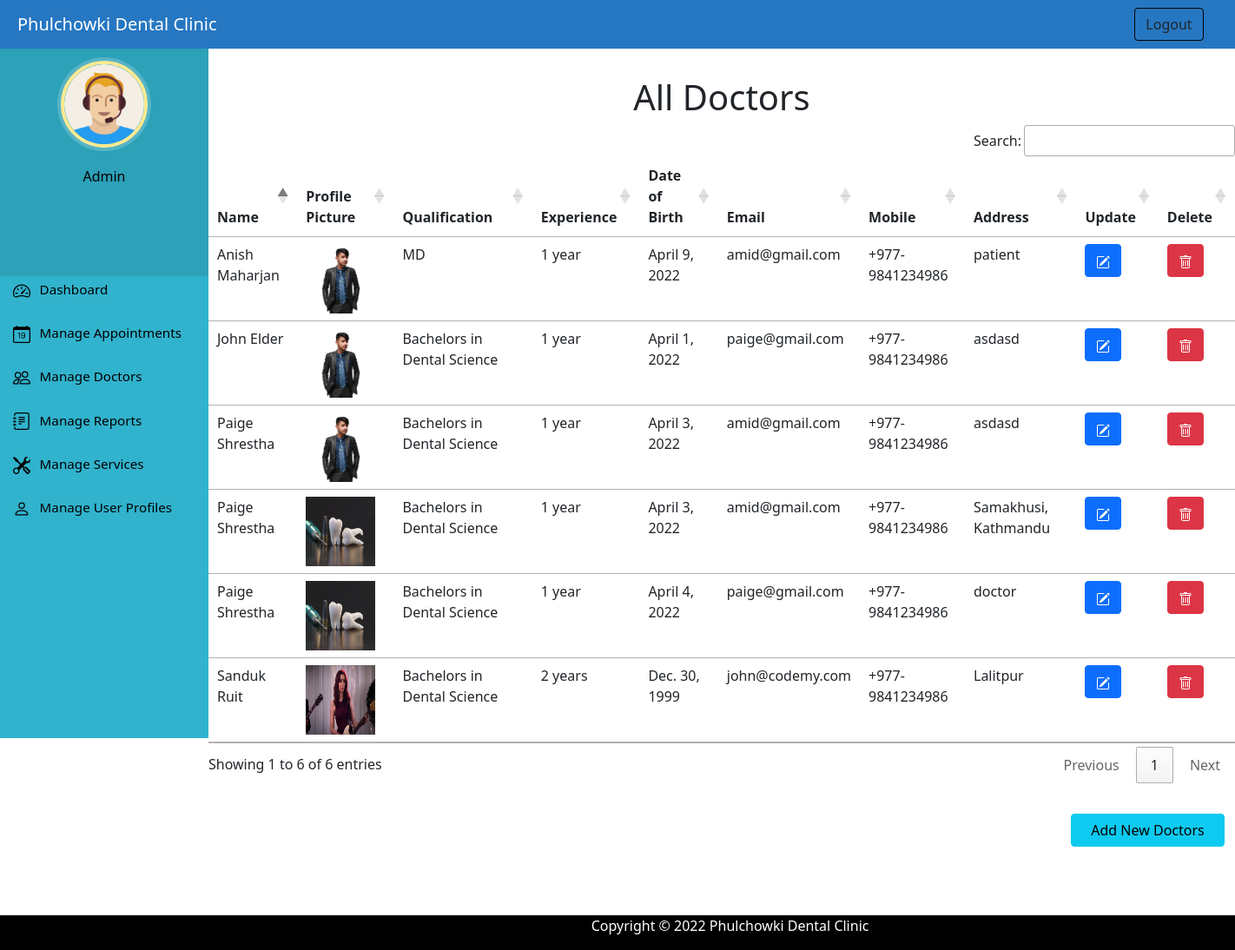
The app's page /admin_view_doctors (signed in), older data.
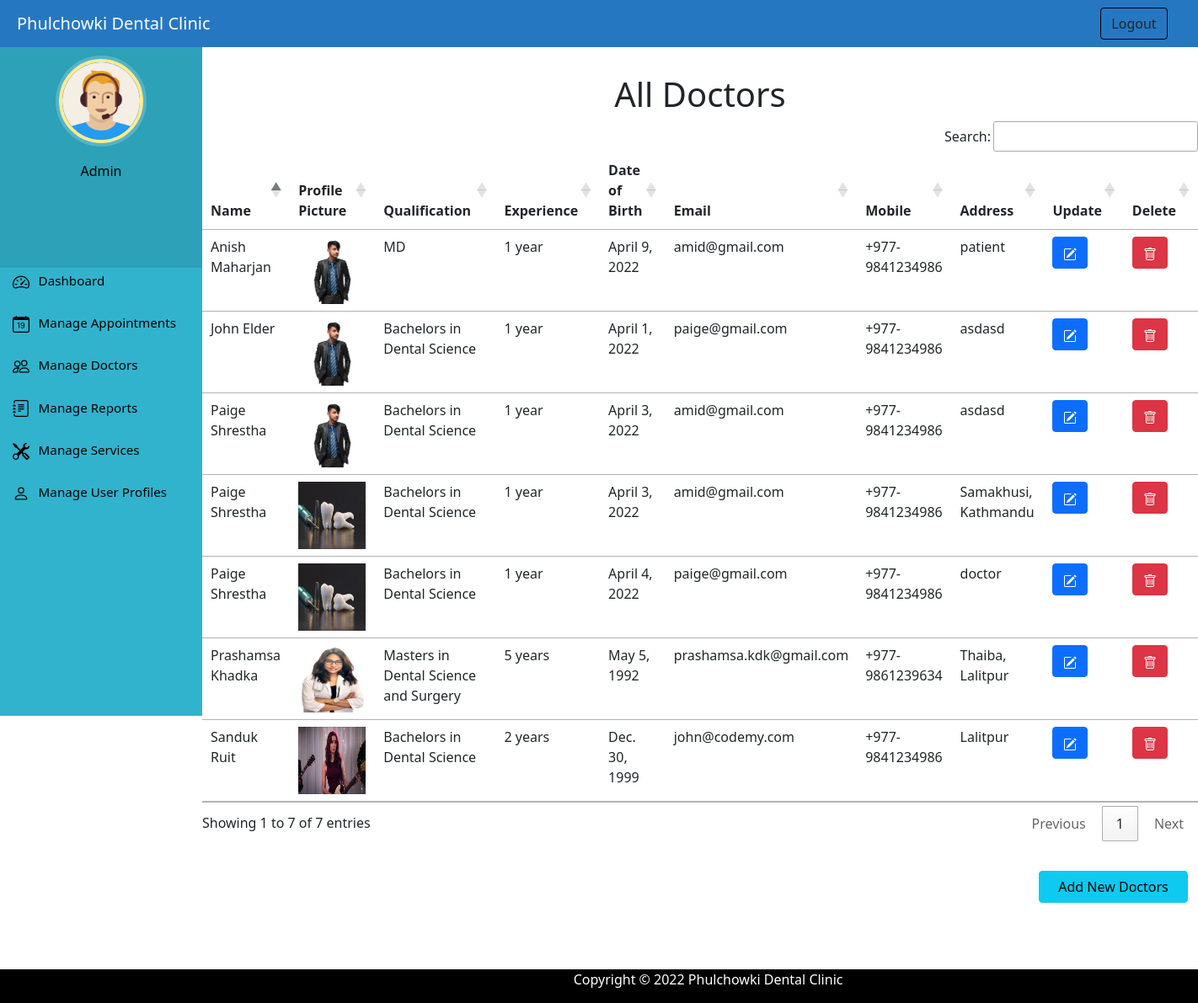
The same page, newer data.
### home/models.py (models this page shows, shortened)
class Doctor(models.Model):
    full_name = models.CharField(max_length=100)
    qualification = models.CharField(max_length=50)
    date_of_birth = models.DateField()
    email = models.EmailField(max_length=100)
    phone_number = models.CharField(max_length=15)
    address = models.CharField(max_length=50)
    profile_picture = models.ImageField(upload_to='profile_pic/doctor_profile_pic/',null=True,blank=True)
    experience = models.CharField(max_length=10, default="1 year")

### home/views.py (the view)
# urls.py: path('admin_view_doctors', views.admin_view_doctors,name='admin_view_doctors'),
@login_required(login_url='/adminlogin')
@user_passes_test(is_admin)
def admin_view_doctors(request):
    doctors = Doctor.objects.all
    return render(request,'admin_view_doctors.html',{'doctors':doctors})

### home/views.py (called while the page is built)
def is_admin(user):
    return user.groups.filter(name='ADMIN').exists()

### templates/admin_view_doctors.html (shortened to what this page needs)
{% extends 'adminbase.html' %}
{% load static %}
{% block content %}
<h1 class="text-center" style="margin-top: 40px;">All Doctors</h1>
    <table id="example" class="table table-hover">
      <thead>
        <tr>
          <th>Name</th>
          <th>Profile Picture</th>
          <th>Qualification</th>
          <th>Experience</th>
          <th>Date of Birth</th>
          <th>Email</th>
          <th>Mobile</th>
          <th>Address</th>
          <th>Update</th>
          <th>Delete</th>
        </tr>
      </thead>
      {% for d in doctors %}
      <tr>
        <td> {{d.full_name}}</td>
        <td> <img src="{% static d.profile_picture .url %}" alt="Profile Pic" height="80px" width="80px" /></td>
        <td>{{d.qualification}}</td>
        <td>{{d.experience}}</td>
        <td>{{d.date_of_birth}}</td>
        <td>{{d.email}}</td>
        <td>{{d.phone_number}}</td>
        <td>{{d.address}}</td>
        <td><a class="btn btn-primary btn-xs" name="update_button" href="{% url 'update_doctor' d.id  %}"></a></td>
        <td><a class="btn btn-danger btn-xs" onclick="return confirm('Are you sure you want to delete this Doctor?')"
            name="delete_button" href="{% url 'delete_doctor' d.id  %}">
        </td>
      </tr>
      {% endfor %}
    </table>
  <a type="button" class="btn btn-info" href="/admin_add_doctors"
    style="margin-left: 84%; margin-bottom: 10%; margin-top:3%; width:15%;">Add New Doctors</a>
{% endblock content %}

Row changes from the older to the newer data that the page shows:
added Doctor: full_name "Prashamsa Khadka", profile_picture (picture), qualification "Masters in Dental Science and Surgery", experience "5 years", date_of_birth "May 5, 1992", email "prashamsa.kdk@gmail.com", phone_number "+977-9861239634", address "Thaiba, Lalitpur"
Text that changed along with them:
text written by a page script: "Search: Showing 1 to 6 of 6 entries Previous 1 Next" → "Search: Showing 1 to 7 of 7 entries Previous 1 Next"
